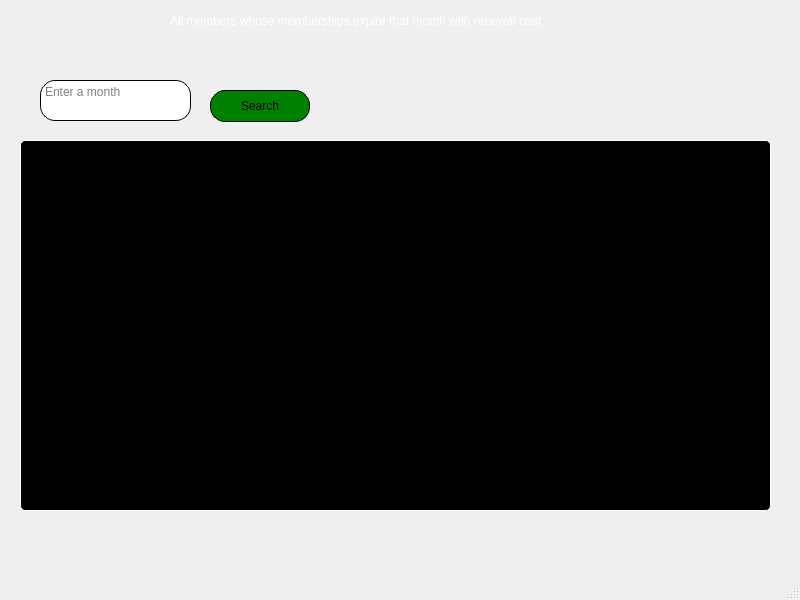
<?xml version="1.0" encoding="UTF-8"?>
<ui version="4.0">
 <class>membersexpirationform</class>
 <widget class="QMainWindow" name="membersexpirationform">
  <property name="geometry">
   <rect>
    <x>0</x>
    <y>0</y>
    <width>800</width>
    <height>600</height>
   </rect>
  </property>
  <property name="windowTitle">
   <string>MainWindow</string>
  </property>
  <widget class="QWidget" name="centralwidget">
   <widget class="QTableView" name="tableView">
    <property name="geometry">
     <rect>
      <x>10</x>
      <y>130</y>
      <width>771</width>
      <height>391</height>
     </rect>
    </property>
    <property name="styleSheet">
     <string notr="true">QTableView{
background-color: #000;
color: #fff;
font-size: 10px;
border: 1px solid white;
border-radius: 5px;
margin: 10px;
padding: 10px;
}</string>
    </property>
   </widget>
   <widget class="QLabel" name="label">
    <property name="geometry">
     <rect>
      <x>170</x>
      <y>0</y>
      <width>441</width>
      <height>41</height>
     </rect>
    </property>
    <property name="styleSheet">
     <string notr="true">QLabel
{
text-size:15px;
color: white;
}</string>
    </property>
    <property name="text">
     <string>All members whose memberships expire that month with renewal cost</string>
    </property>
   </widget>
   <widget class="QTextEdit" name="textEdit">
    <property name="geometry">
     <rect>
      <x>40</x>
      <y>80</y>
      <width>151</width>
      <height>41</height>
     </rect>
    </property>
    <property name="styleSheet">
     <string notr="true">QTextEdit{
text-align: center;
background-color: white;
color: black;
border: 1px solid black;
border-radius: 15px;
}</string>
    </property>
    <property name="placeholderText">
     <string>Enter a month</string>
    </property>
   </widget>
   <widget class="QPushButton" name="pushButton">
    <property name="geometry">
     <rect>
      <x>210</x>
      <y>90</y>
      <width>100</width>
      <height>32</height>
     </rect>
    </property>
    <property name="cursor">
     <cursorShape>PointingHandCursor</cursorShape>
    </property>
    <property name="styleSheet">
     <string notr="true">QPushButton{
text-align: center;
background-color: green;
border: 1px solid black;
border-radius: 15px;
}</string>
    </property>
    <property name="text">
     <string>Search</string>
    </property>
   </widget>
  </widget>
  <widget class="QMenuBar" name="menubar">
   <property name="geometry">
    <rect>
     <x>0</x>
     <y>0</y>
     <width>800</width>
     <height>22</height>
    </rect>
   </property>
  </widget>
  <widget class="QStatusBar" name="statusbar"/>
 </widget>
 <resources/>
 <connections/>
</ui>
